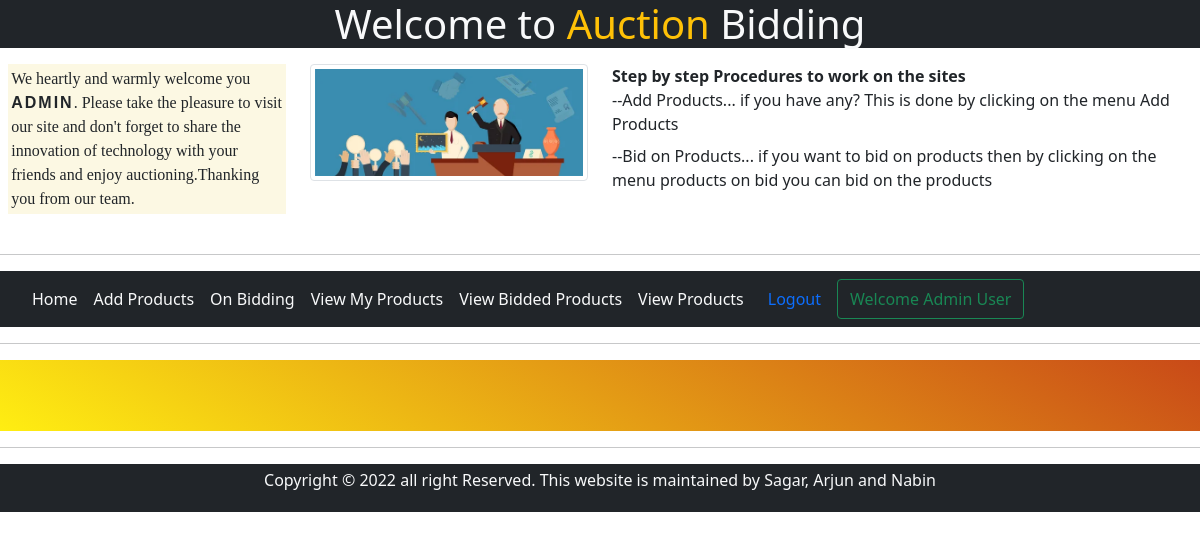
The app's page /OnBidProducts/ (signed in) with its own data.
### auctionApp/models.py (models this page shows, shortened)
class User(AbstractUser):
    username = None
    email = models.EmailField(max_length=32,unique=True)
    mobile = models.CharField(max_length=14)
    is_verified = models.BooleanField(default=False)
    type = ((1,'seller'),(2,'buyer'))
    user_type = models.IntegerField(choices=type,default=1)
    objects= UserManager()
    USERNAME_FIELD = "email"
    REQUIRED_FIELDS = []

### auctionApp/views.py (the view)
# urls.py: path('OnBidProducts/',views.OnBid,name='OnBidProducts'),
@login_required(login_url='log_in')
def OnBid(request):
    user = request.user
    product = Product.objects.all().filter(~Q(creator=user.id))
    date_today = date.today()
    Time_Bound = BiddingTime.objects.all().filter(bid_day=date_today)
    Context = {'product':product,"bidDay":Time_Bound,'datetime':date_for_site}
    return render(request,"ProductsOnBid.html",Context)

### templates/ProductsOnBid.html (shortened to what this page needs)
{% extends 'auctionHead.html' %}
{% block body %}
{%block style%}
{%load static%}
{%endblock%}
<hr>
<div class="container-fluid" id="biddingHeadingBackground">
    <h2 id="myHeading" class="text-center text-uppercase p-3"> These are the products that you can bid on</h2>
</div>
<hr>
{%endblock%}

### templates/auctionHead.html (shortened to what this page needs)
<!DOCTYPE html>
<html>
    <head>
        {%load static%}
        <link rel="stylesheet" href="">
        <link href="https://cdn.jsdelivr.net/npm/bootstrap@5.1.3/dist/css/bootstrap.min.css" rel="stylesheet">
    </head>
    <body>
        <h1 class="bg-dark text-light text-center">Welcome to <span class="text-warning">Auction </span>Bidding</h1>
         <div class="container-fluid p-2">
            <div class="row">
              <div class="col-3">
                      <p class="mark" style="font-family: Georgia, 'Times New Roman', Times, serif;">We heartly and warmly welcome you  <span style="font-weight: bold;font-family: Verdana, Geneva, Tahoma, sans-serif;text-transform: uppercase;letter-spacing: 2px;"> {{user.first_name}}</span>. Please take the pleasure to visit our site and don't forget to share
                        the innovation of technology with your friends and enjoy auctioning.Thanking you from our team.
                      </p>
              </div>
              <div class="col-3">
                {%load static%}
                <img class="img-thumbnail" src="{%static 'img/auction.webp'%}" alt="" srcset="" height="auto" width="100%">
              </div>
              <div class="col-6">
                <dl>
                  <dt>Step by step Procedures to work on the sites</dt>
                  <dd>--Add Products... if you have any? This is done by clicking on the menu Add Products</dd>
                  <dd>--Bid on Products... if you want to bid on products then by clicking on the menu products on bid you can bid on the products
                  </dd>
                </dl>
              </div>
            </div>
         </div>
         <hr>
       <div class="container-fluid bg-dark">
        <nav class="navbar navbar-expand-lg navbar-light bg-dark">
            <div class="container-fluid">
              <div class="collapse navbar-collapse" id="navbarTogglerDemo02">
                <ul class="navbar-nav mr-auto mb-2 mb-lg-0">
                  <li class="nav-item">
                    <a class="nav-link text-light" href="/">Home</a>
                  </li>
                  <li class="nav-item">
                    <a class="nav-link text-light" aria-current="page" href="../addProducts">Add Products</a>
                  </li>
                  <li class="nav-item">
                    <a class="nav-link text-light" href="../OnBidProducts">On Bidding</a>
                  </li>
                  <li class="nav-item">
                    <a class="nav-link text-light" href="../ViewProducts" tabindex="-1">View My Products</a>
                  </li>
                  <li class="nav-item">
                    <a class="nav-link text-light" href="../ViewBiddedProducts" tabindex="-1">View Bidded Products</a>
                  </li>
                  <li class="nav-item">
                    <a class="nav-link text-light" href="../ViewProductsGettingBidded" tabindex="-1">View Products</a>
                  </li>
                </ul>
                <div class="d-flex">
                    <a class="nav-link" href="/log_out" tabindex="-1" aria-disabled="true">Logout</a>
                  <button class="btn btn-outline-success" type="submit">Welcome {{user.first_name}} {{user.last_name}}</button>
                </div>
              </div>
            </div>
          </nav>
        </div>
{% block body %} {% endblock body %}
<div class="container-fluid bg-dark p-1" id="footer">
  <p class="text-light text-center">Copyright © {{datetime }} all right Reserved. This website is maintained by Sagar, Arjun and Nabin</p>
</div>
{% load static %}
</body>
</html>

### records on screen
User: first_name "ADMIN", first_name "Admin", last_name "User"

### other values on screen
{{ datetime }} "2022"
